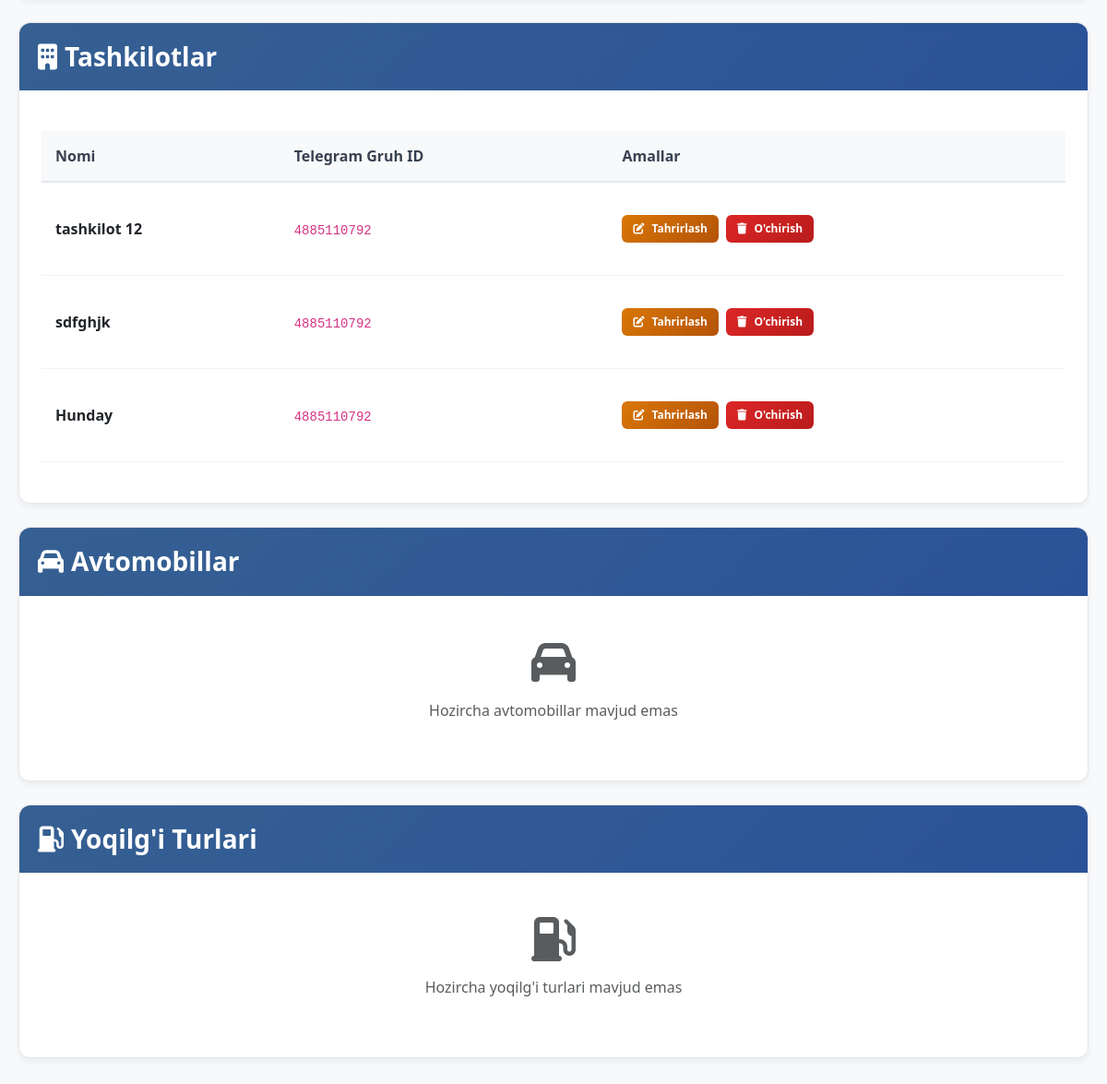
Page /add-avto/ (signed in, lower part) on the earlier database version.
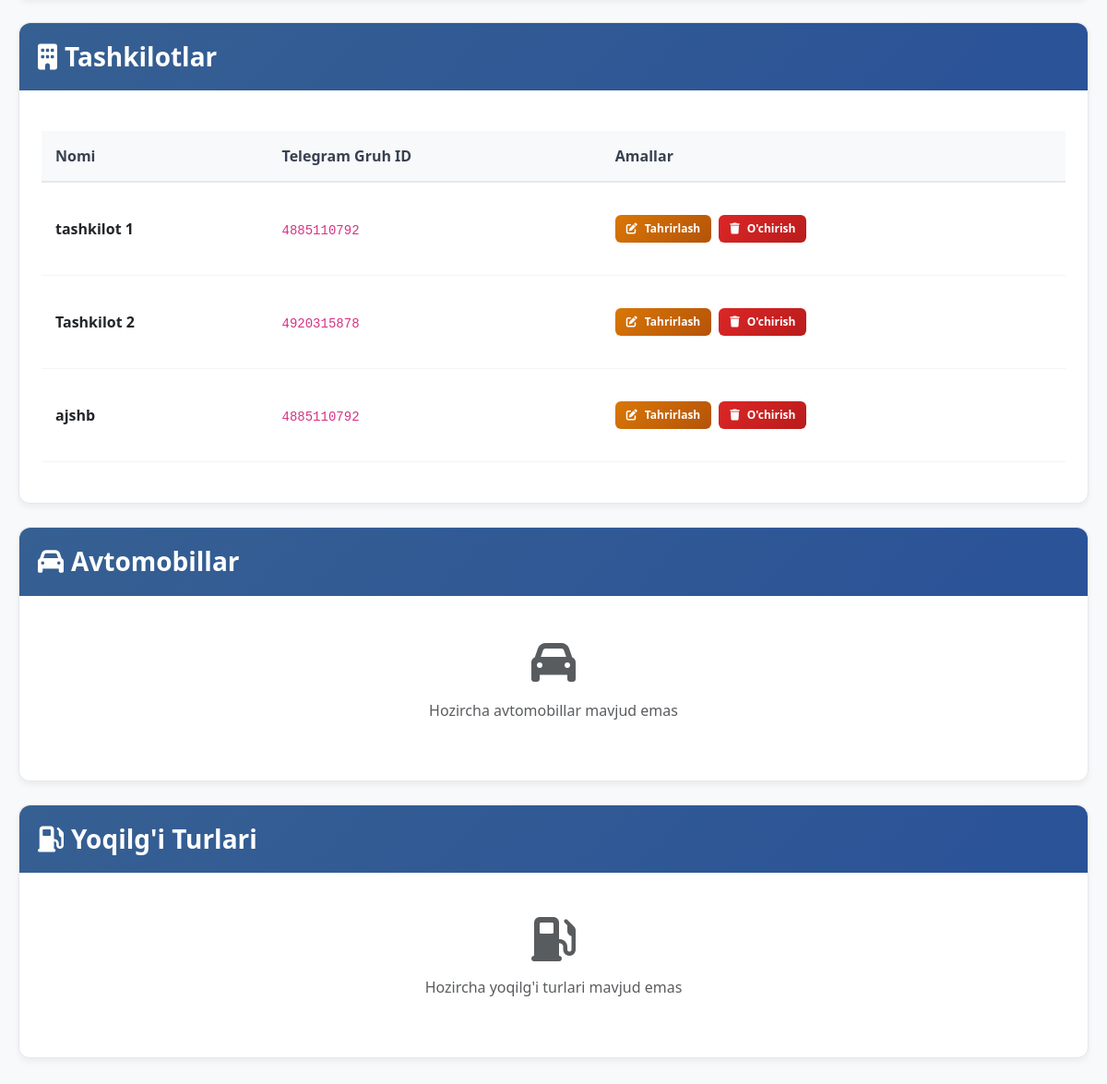
Same page on the later database version.
### main/models.py (models this page shows, shortened)
class Tashkilot(models.Model):
    title = models.CharField(max_length=150)
    group_id = models.IntegerField(default=4885110792)

### main/views.py (the view, shortened to what this page needs)
# urls.py: path('add-avto/', add_avto, name='add_avto'),
@login_required
def add_avto(request):
    tashkilotlar = Tashkilot.objects.all()
    return render(request, 'admin.html', {
        'tashkilotlar': tashkilotlar
    })

### templates/admin.html (shortened to what the changed rows need)
{% load static %}
<!DOCTYPE html>
<html lang="uz">
<head>
    <link rel="stylesheet" href="{% static 'css/style.css' %}">
    <link href="https://cdnjs.cloudflare.com/ajax/libs/font-awesome/6.0.0/css/all.min.css" rel="stylesheet">
    <link href="https://cdn.jsdelivr.net/npm/bootstrap@5.3.0/dist/css/bootstrap.min.css" rel="stylesheet">
</head>
<body>
    <div class="admin-container">
        <div class="admin-card">
            <div class="p-4">
                {% if tashkilotlar %}
                <div class="table-responsive">
                    <table class="admin-table">
                        <thead>
                            <tr>
                                <th>Nomi</th>
                                <th>Telegram Gruh ID</th>
                                <th>Amallar</th>
                            </tr>
                        </thead>
                        <tbody>
                            {% for t in tashkilotlar %}
                            <tr>
                                <td>
                                    <strong>{{ t.title }}</strong>
                                </td>
                                <td>
                                    <code>{{ t.group_id }}</code>
                                </td>
                                <td>
                                    <div class="action-buttons">
                                        <a href="{% url 'tashkilot_edit' t.id %}" class="btn btn-warning-custom btn-custom btn-sm-custom">
                                            <i class="fas fa-edit"></i> Tahrirlash
                                        </a>
                                        <a href="{% url 'tashkilot_delete' t.id %}" class="btn btn-danger-custom btn-custom btn-sm-custom"
                                           onclick="return confirm('Haqiqatan ham \"{{ t.title }}\" ni o\\'chirmoqchimisiz?')">
                                            <i class="fas fa-trash"></i> O'chirish
                                        </a>
                                    </div>
                                </td>
                            </tr>
                            {% endfor %}
                        </tbody>
                    </table>
                </div>
                {% else %}
                <div class="text-center py-4">
                    <i class="fas fa-building fa-3x text-muted mb-3"></i>
                    <p class="text-muted">Hozircha tashkilotlar mavjud emas</p>
                </div>
                {% endif %}
            </div>
        </div>
    </div>
</body>
</html>

Differences in the rows shown:
removed Tashkilot: title "Hunday", group_id "4885110792"
changed Tashkilot: title "tashkilot 12" → "tashkilot 1"
changed Tashkilot: title "sdfghjk" → "Tashkilot 2"; group_id "4885110792" → "4920315878"
added Tashkilot: title "ajshb", group_id "4885110792"
